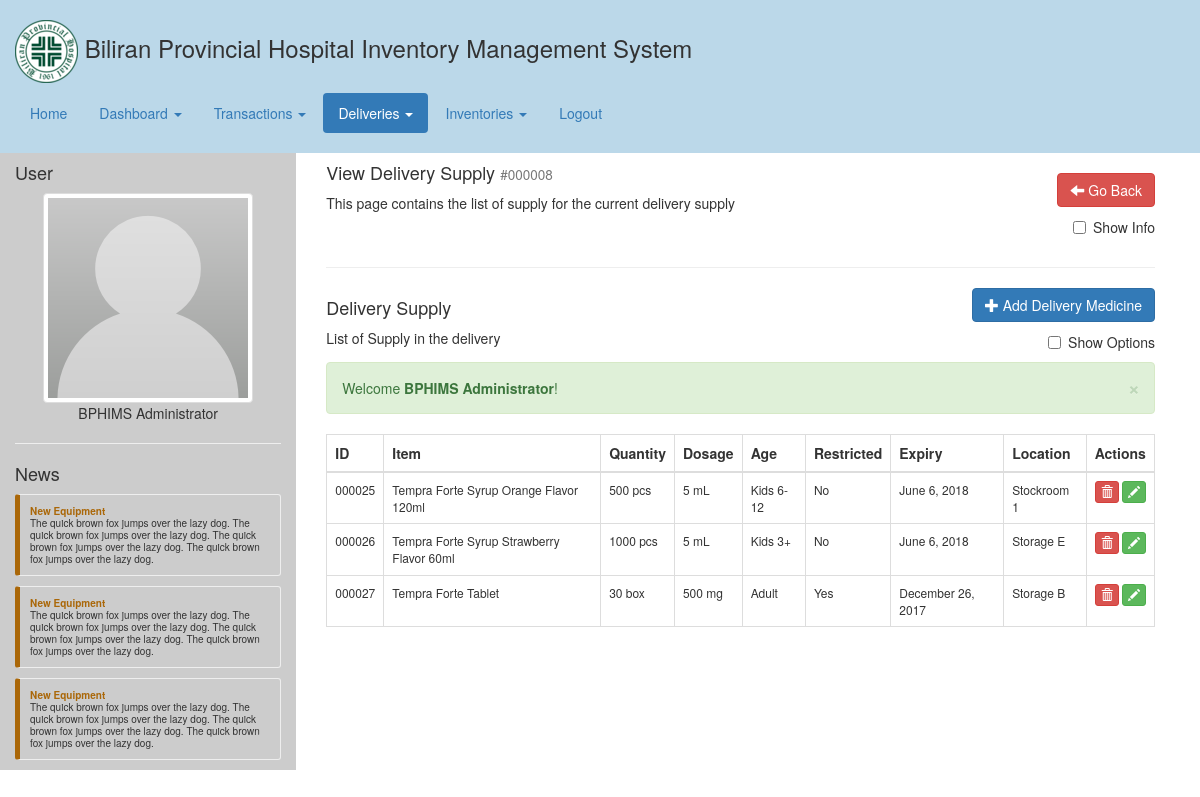
Page /deliveries_supply.php?delivery_id=8 (signed in) on the committed database.
### tables this page shows
CREATE TABLE IF NOT EXISTS `delivery_supply` (
  `delivery_supply_id` int(10) unsigned NOT NULL AUTO_INCREMENT,
  `delivery_id` int(11) NOT NULL,
  `item_id` int(11) NOT NULL,
  `batch_code` varchar(255) NOT NULL,
  `dispense` int(11) NOT NULL DEFAULT '0',
  `quantity` int(11) NOT NULL,
  `unit_id` int(11) NOT NULL,
  `dosage` int(11) NOT NULL,
  `dosage_unit_id` int(11) NOT NULL,
  `age` varchar(255) NOT NULL,
  `brand` varchar(255) NOT NULL,
  `is_restricted` tinyint(1) NOT NULL DEFAULT '0',
  `expiry` timestamp NOT NULL DEFAULT CURRENT_TIMESTAMP,
  `location` varchar(255) NOT NULL,
  `is_deleted` tinyint(1) NOT NULL DEFAULT '0',
  PRIMARY KEY (`delivery_supply_id`)
);

CREATE TABLE IF NOT EXISTS `item` (
  `item_id` int(10) unsigned NOT NULL AUTO_INCREMENT,
  `category_id` int(11) NOT NULL,
  `name` varchar(255) NOT NULL,
  `code` varchar(255) NOT NULL,
  `description` text NOT NULL,
  `critical_level` int(11) NOT NULL,
  `created` timestamp NOT NULL DEFAULT CURRENT_TIMESTAMP,
  `updated` timestamp NOT NULL DEFAULT CURRENT_TIMESTAMP ON UPDATE CURRENT_TIMESTAMP,
  `is_deleted` tinyint(1) NOT NULL DEFAULT '0',
  PRIMARY KEY (`item_id`)
);

CREATE TABLE IF NOT EXISTS `unit` (
  `unit_id` int(10) unsigned NOT NULL AUTO_INCREMENT,
  `unit` varchar(255) NOT NULL,
  `name` varchar(255) NOT NULL,
  `type` int(11) NOT NULL DEFAULT '1',
  `description` text NOT NULL,
  PRIMARY KEY (`unit_id`)
);

### php/bphims_api.php (called while the page is built, shortened)
<?php
class BPHIMS {
	public static function getDeliverySupply($id) {
		$db = Helper::openDB();
		$sql = "
			SELECT
				ds.*,
				i.name AS item_name,
				u.unit,
				d.unit AS dosage_unit
			FROM
				`delivery_supply` ds
			LEFT JOIN `item` i ON i.item_id=ds.item_id
			LEFT JOIN `unit` u ON u.unit_id=ds.unit_id
			LEFT JOIN `unit` d ON d.unit_id=ds.dosage_unit_id
			WHERE
				ds.delivery_id=".$id." AND
				ds.is_deleted=0
			";
		$query = mysql_query($sql,$db);
		$result = Helper::getListFromResultQuery($query);
		return $result;
	}
}
?>

### deliveries_supply.php (the view, shortened to what this page needs)
<?php
	include("header.php");
	$id = $_GET['delivery_id'];
	$supplyList = BPHIMS::getDeliverySupply($id);
?>
<div class="common-body">
	<div class="col-md-12">
		<div class="pull-left">
			<h4>View Delivery Supply <small>#<?php echo Helper::formatID($id); ?></small></h4>
			<p>This page contains the list of supply for the current delivery supply</p>
		</div>
		<div class="pull-right">
			<br/>
			<a class="btn btn-danger" href="deliveries_update.php?delivery_id=<?php echo $id; ?>"><i class="glyphicon glyphicon-arrow-left"></i> Go Back</a>
			<br/>
			<div class="checkbox pull-right">
				<label><input type="checkbox" id="delivery-option" value="delivery_information"> Show Info</label>
			</div>
		</div>
		<div class="clearfix"></div>
		<hr/>
		<div class="pull-left">
			<h4>Delivery Supply</h4>
			<p>List of Supply in the delivery</p>
		</div>
		<div class="pull-right">
			<a class="btn btn-primary" href="deliveries_supply_add.php?delivery_id=<?php echo $id; ?>"><i class="glyphicon glyphicon-plus"></i> Add Delivery Medicine</a>
			<br/>
			<div class="checkbox pull-right">
				<label><input type="checkbox" id="delivery-supply-option" value="delivery-supply-information"> Show Options</label>
			</div>
		</div>
		<div class="clearfix"></div>
		<div id="delivery_supply">
				<table class="table-common table table-bordered">
				<thead>
					<th class="td1">ID</th>
					<th class="td2">Item</th>
					<th class="td5">Quantity</th>
					<th class="td6">Dosage</th>
					<th class="td7">Age</th>
					<th class="td9">Restricted</th>
					<th class="td10">Expiry</th>
					<th class="td11">Location</th>
					<th>Actions</th>
				</thead>
				<tbody>
					<?php
						foreach($supplyList as $supply) {
							$dataDeleteName = '#'.Helper::formatID($supply['delivery_supply_id']).' - '.$supply['item_name'];
							echo '
								<tr">
									<td class="td1">'.Helper::formatID($supply['delivery_supply_id']).'</td>
									<td class="td2">'.$supply['item_name'].'</td>
									<td class="td3 hidden">'.$supply['batch_code'].'</td>
									<td class="td4 hidden">'.$supply['dispense'].'</td>
									<td class="td5">'.$supply['quantity'].' '.$supply['unit'].'</td>
									<td class="td6">'.$supply['dosage'].' '.$supply['dosage_unit'].'</td>
									<td class="td7">'.$supply['age'].'</td>
									<td class="td8 hidden">'.$supply['brand'].'</td>
									<td class="td9">'.(($supply['is_restricted'])?"Yes":"No").'</td>
									<td class="td10">'.Helper::formatDate($supply['expiry']).'</td>
									<td class="td11">'.$supply['location'].'</td>
									<td>
										<button type="button" class="btn btn-xs btn-danger" data-toggle="modal" data-target="#modal-delete" data-delete-name="'.$dataDeleteName.'" data-delete-id="'.$supply['delivery_supply_id'].'"><i class="glyphicon glyphicon-trash"></i></button>
										<a class="btn btn-xs btn-success" href="deliveries_supply_update.php?delivery_supply_id='.$supply['delivery_supply_id'].'" data-toggle="tooltip" data-placement="top" title="View / Update"><i class="glyphicon glyphicon-pencil"></i></a>
									</td>
								</tr>
							';
						}
					?>
				</tbody>
			</table>
		</div>
	</div>
</div>
<?php
	include("footer.php");
?>

### rows in the picture
delivery_supply: delivery_supply_id "000025", item.name "Tempra Forte Syrup Orange Flavor 120ml", quantity "500", unit.unit "pcs", dosage "5", unit.unit "mL", age "Kids 6-12", is_restricted "No", expiry "June 6, 2018", location "Stockroom 1"
delivery_supply: delivery_supply_id "000026", item.name "Tempra Forte Syrup Strawberry Flavor 60ml", quantity "1000", unit.unit "pcs", dosage "5", unit.unit "mL", age "Kids 3+", is_restricted "No", expiry "June 6, 2018", location "Storage E"
delivery_supply: delivery_supply_id "000027", item.name "Tempra Forte Tablet", quantity "30", unit.unit "box", dosage "500", unit.unit "mg", age "Adult", is_restricted "Yes", expiry "December 26, 2017", location "Storage B"

### other values in the picture
BPHIMS_APPLICATION_NAME "Biliran Provincial Hospital Inventory Management System"
$_SESSION['first_name'] "BPHIMS"
$_SESSION['last_name'] "Administrator"
Helper::formatID($id) "000008"
$message['body'] "Welcome BPHIMS Administrator !"
